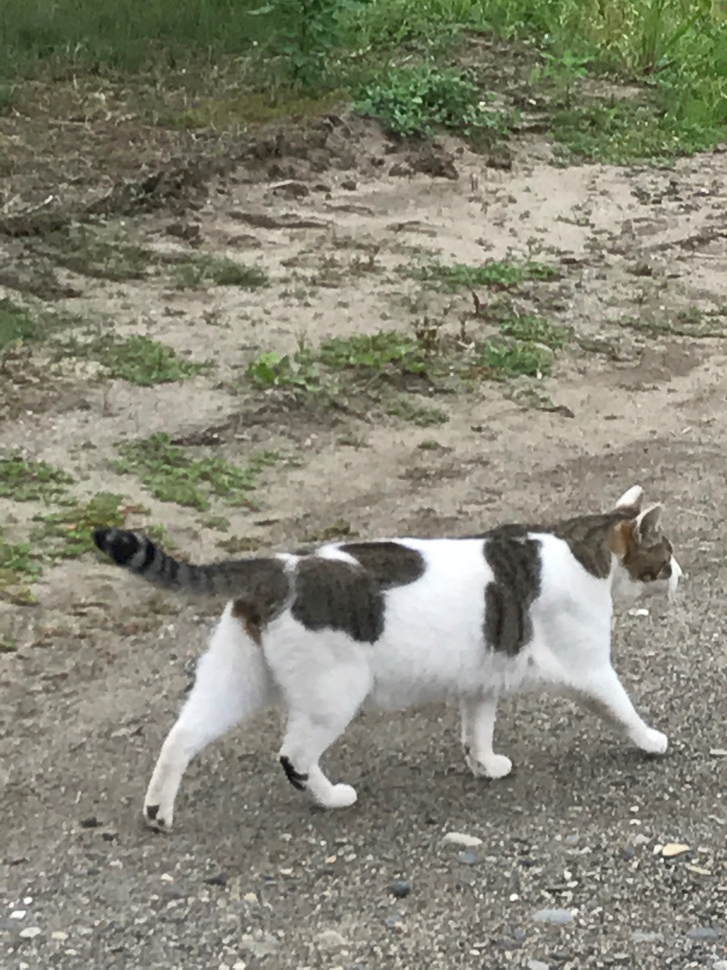
#> input picture python/deep_learning/cleansing_data/sample.JPG, 727 x 970 px, shrunk from 3024 x 4032 before the run, found by its file name
$ jupyter execute 15_openCV.ipynb   (shell and % lines are left out)
#> lines starting #> are read from the running program, lines starting #| are printed output that depends on the picture
[cell 1]
import matplotlib.pyplot as plt
import cv2
import numpy as np
import time


def aidemy_imshow(name, img):
    b, g, r = cv2.split(img)
    img = cv2.merge([r, g, b])
    plt.imshow(img)
    plt.show()

cv2.imshow = aidemy_imshow

[cell 2]
img = cv2.imread("cleansing_data/sample.jpg")
#> img is the input picture: shape (970, 727, 3); mean B, G, R 118.5, 134.3, 134.7
cv2.imshow("sample", img)

[cell 3]
img_size = (512, 512)

my_img = np.array([[[150, 255, 100] for _ in range(img_size[1])] for _ in range(img_size[0])], dtype="uint8")
cv2.imshow("sample", my_img)
#> call 2 of aidemy_imshow, with name = 'sample'
#> in aidemy_imshow (call 2), `b, g, r = cv2.split(img)`: b: shape (512, 512); every value is 150
#> in aidemy_imshow (call 2), `b, g, r = cv2.split(img)`: g: shape (512, 512); every value is 255
#> in aidemy_imshow (call 2), `b, g, r = cv2.split(img)`: r: shape (512, 512); every value is 100
#> in aidemy_imshow (call 2), `img = cv2.merge([r, g, b])`:
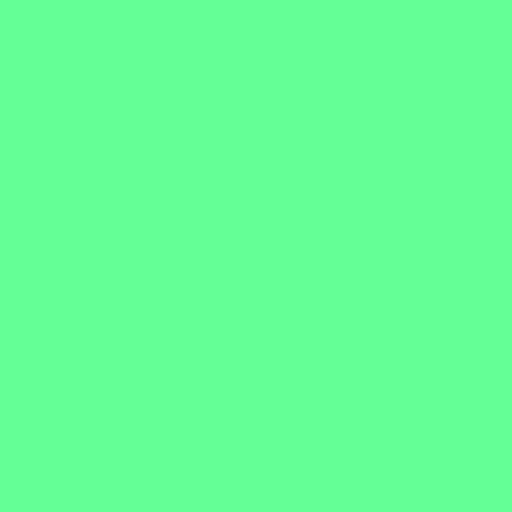
#> img: shape (512, 512, 3); mean R, G, B 100, 255, 150
cv2.imwrite("cleansing_data/my_color_img.jpg", my_img)

[cell 4]
img_size = (3, 2)
my_img = np.array([[[np.random.randint(0, 256), np.random.randint(0, 256), np.random.randint(0, 256)] for _ in range(img_size[1])] for _ in range(img_size[0])], dtype="uint8")
cv2.imshow("sample", my_img)
#> call 3 of aidemy_imshow, with name = 'sample', img = array of shape (3, 2, 3)
#> in aidemy_imshow (call 3), `plt.show()`:
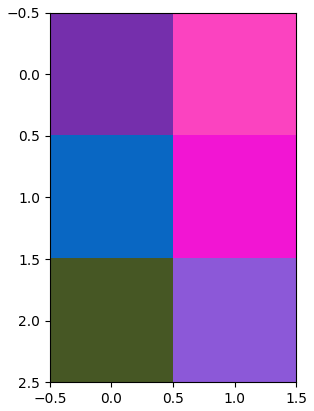
#> figure drawn by matplotlib, 1 panel

my_img, my_img.shape

[cell 5]
pixel = np.array([[[my_img[0, 0, 0], my_img[0, 0, 1], my_img[0, 0, 2]]]])
cv2.imshow("pixel", pixel)
#> call 4 of aidemy_imshow, with name = 'pixel', img = array of shape (1, 1, 3)
#> in aidemy_imshow (call 4), `plt.show()`:
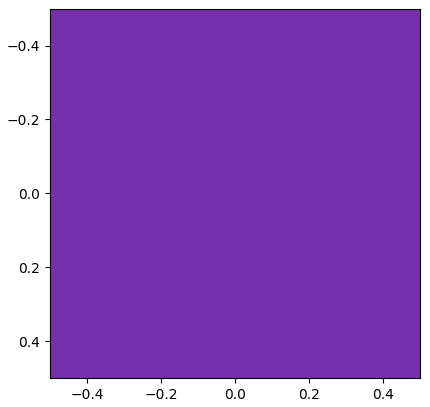
#> figure drawn by matplotlib, 1 panel

[cell 6]
## 트리밍: 이미지의 일부를 잘라내는 작업
## 리사이즈: 이미지의 크기를 변경하는 작업

img = cv2.imread("cleansing_data/sample.jpg")
size = img.shape
#> size = (970, 727, 3)

my_img = img[: size[0] // 2, : size[1] // 3]

my_img.shape

my_img = cv2.resize(my_img, (my_img.shape[1] * 2, my_img.shape[0] * 2))
#> my_img: shape (970, 484, 3)
cv2.imshow("sample", my_img)
#> in aidemy_imshow (call 5), `b, g, r = cv2.split(img)`:
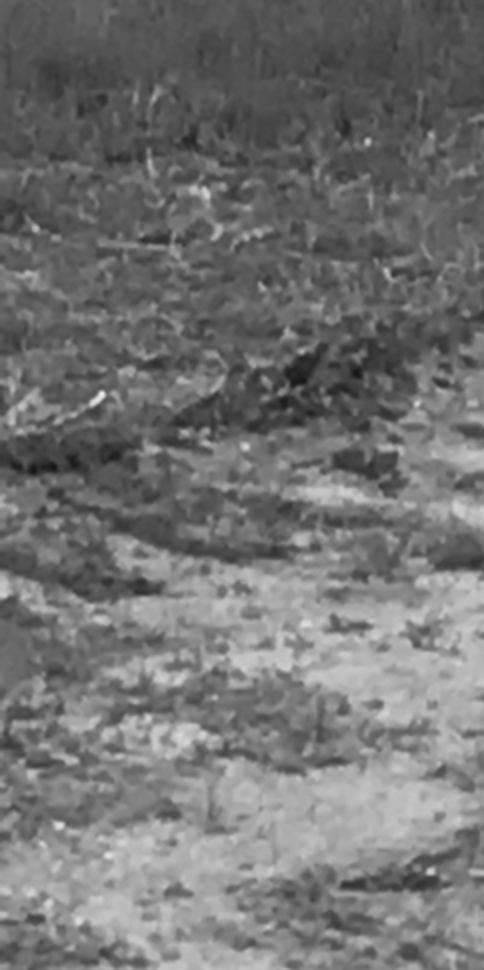
#> g: shape (970, 484); min 20, max 242, mean 114.6

[cell 7]
img = cv2.imread("cleansing_data/sample.jpg")

# 회전의 중심, 회전 각도(여기서는 이미지의 중심), 배율
mat = cv2.getRotationMatrix2D(tuple(np.array(img.shape[:2]) / 2), 180, 2.0)

# 변환이미지, 변환을 위한 행렬, 사이즈
my_img = cv2.warpAffine(img, mat, img.shape[:2])
#> my_img: shape (727, 970, 3)
cv2.imshow("sample", my_img)
#> in aidemy_imshow (call 6), `b, g, r = cv2.split(img)`:
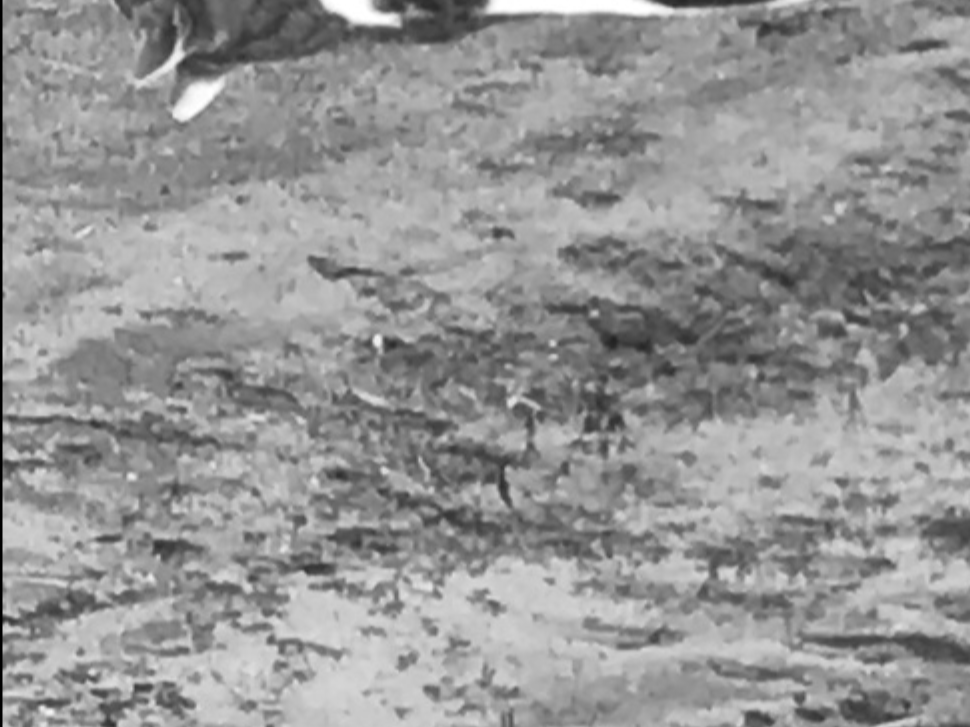
#> g: shape (727, 970); min 0, max 255, mean 148.8

[cell 8]
# 순서대로 두 축, x축, y축 중심 반전
for n in (-1, 0, 1):
    my_img = cv2.flip(img, n)
    cv2.imshow("sample", my_img)

[cell 9]
## 색 공간 변환
my_img = cv2.cvtColor(img, cv2.COLOR_RGB2LAB)
#> my_img: shape (970, 727, 3); mean of channels 0, 1, 2 138.9, 122.4, 125.9
cv2.imshow("sample", my_img)
#> in aidemy_imshow (call 10), `img = cv2.merge([r, g, b])`: img: shape (970, 727, 3); mean of channels 0, 1, 2 125.9, 122.4, 138.9

[cell 10]
my_img = cv2.bitwise_not(img)
cv2.imshow("sample", my_img)
#> in aidemy_imshow (call 11), `b, g, r = cv2.split(img)`:
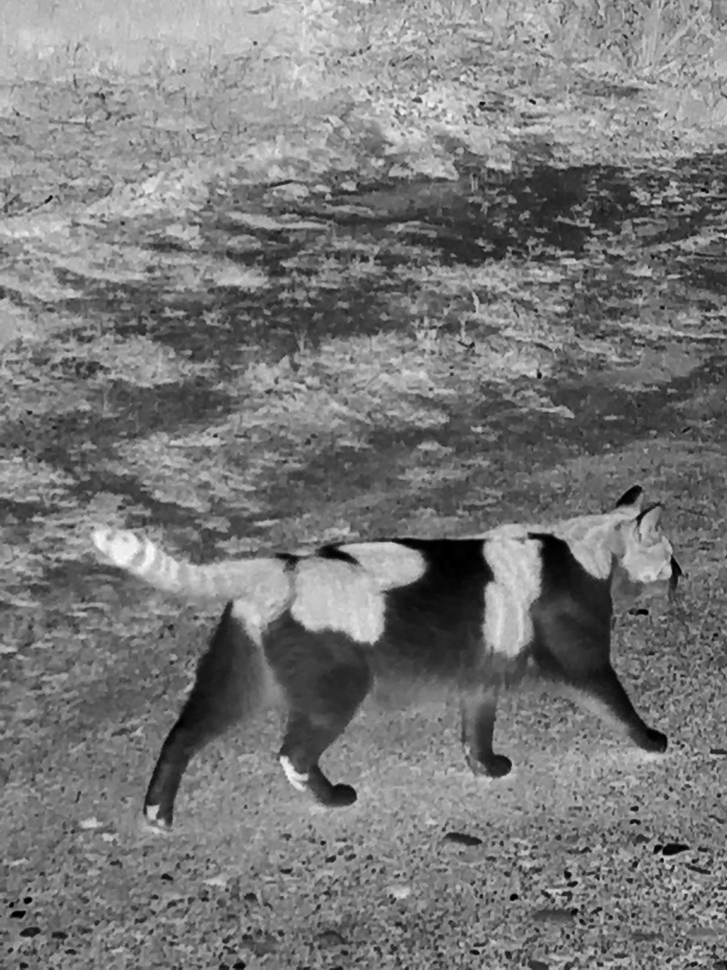
#> r: shape (970, 727); min 0, max 252, mean 120.3

[cell 11]
## 임계값 처리(이진화)
# 처리할 이미지, 임계값, 최대값, 방법(THRESH_BINARY/BINARY_INV/TOZERO/TOZERO_INV)
retval, my_img = cv2.threshold(img, 75, 255, cv2.THRESH_TOZERO)
cv2.imshow("sample", my_img)
#> in aidemy_imshow (call 12), `b, g, r = cv2.split(img)`:
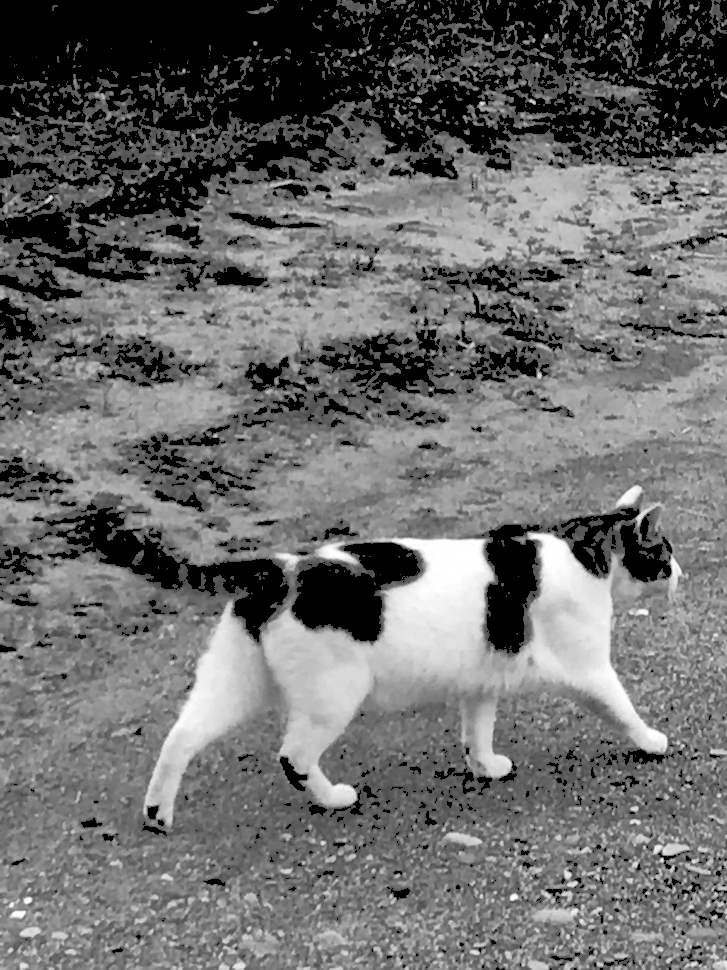
#> b: shape (970, 727); min 0, max 255, mean 107.1
#> in aidemy_imshow (call 12), `b, g, r = cv2.split(img)`:
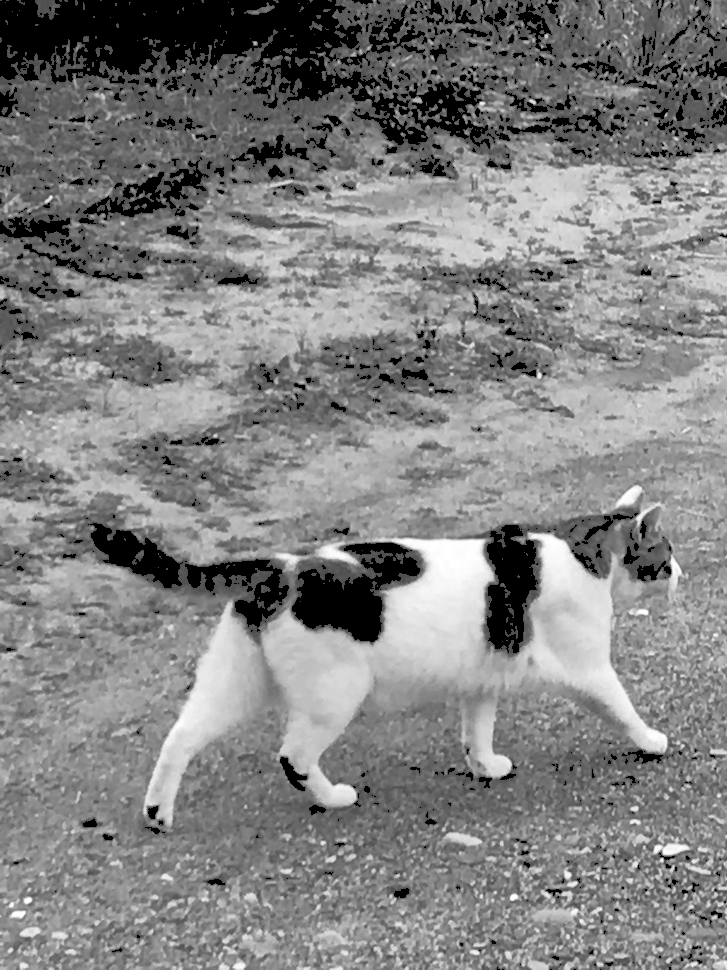
#> r: shape (970, 727); min 0, max 255, mean 129.1

[cell 12]
## 마스킹
mask = cv2.imread("cleansing_data/mask.png", 0)
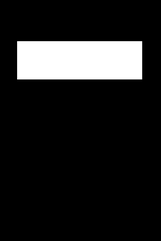
#> input picture python/deep_learning/cleansing_data/mask.png, 161 x 241 px, shrunk from 668 x 1001 before the run
#> mask is the input picture: shape (241, 161); min 0, max 255, mean 31.5
mask = cv2.resize(mask, (img.shape[1], img.shape[0]))
#> mask: shape (970, 727)

my_img = cv2.bitwise_and(img, img, mask = mask)
cv2.imshow("sample", my_img)
#> in aidemy_imshow (call 13), `b, g, r = cv2.split(img)`:
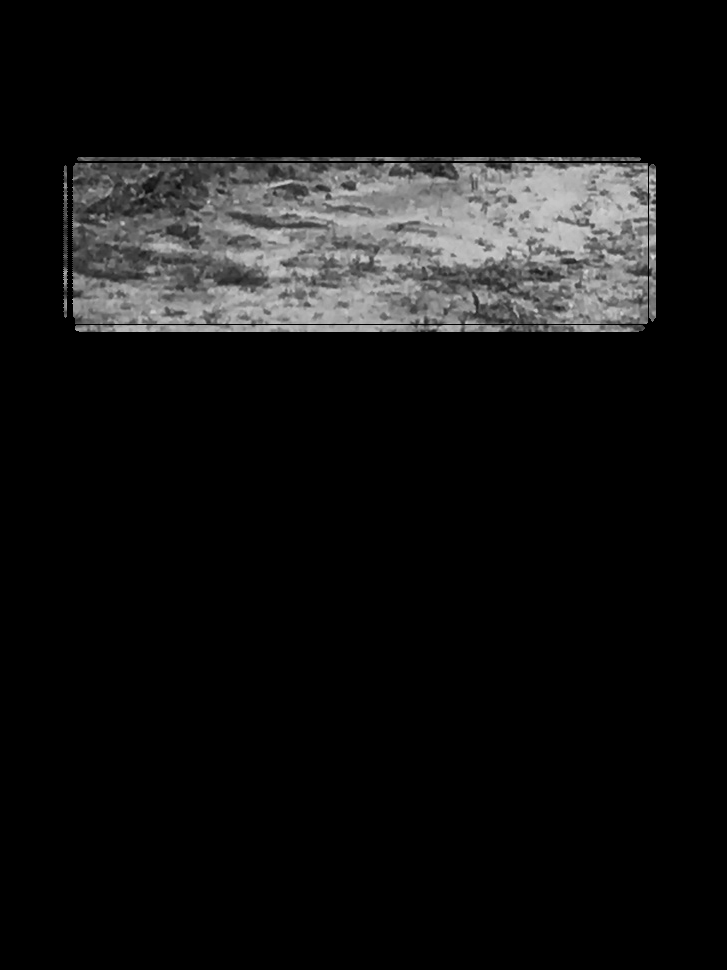
#> b: shape (970, 727); min 0, max 223, mean 18
